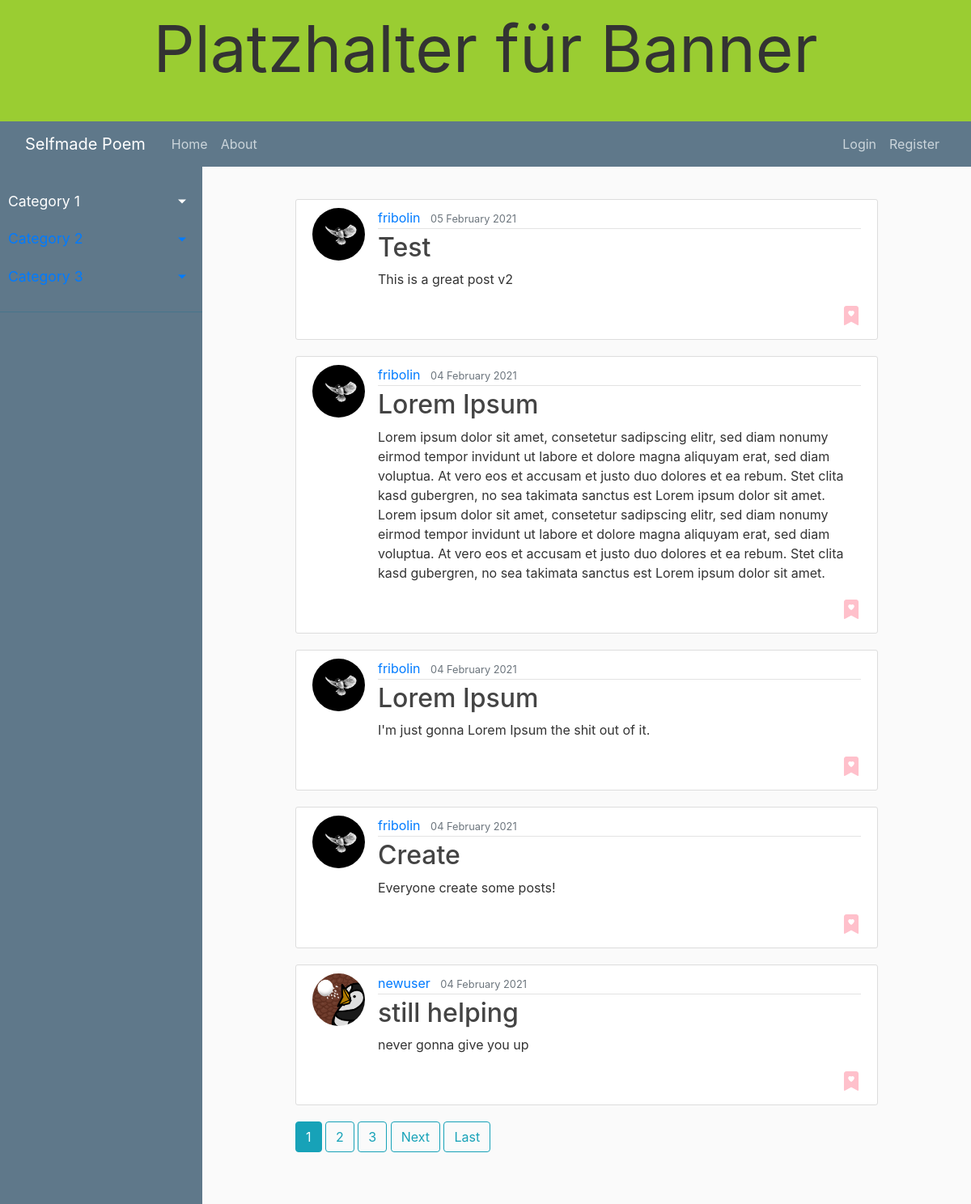
Before: / with the older database file.
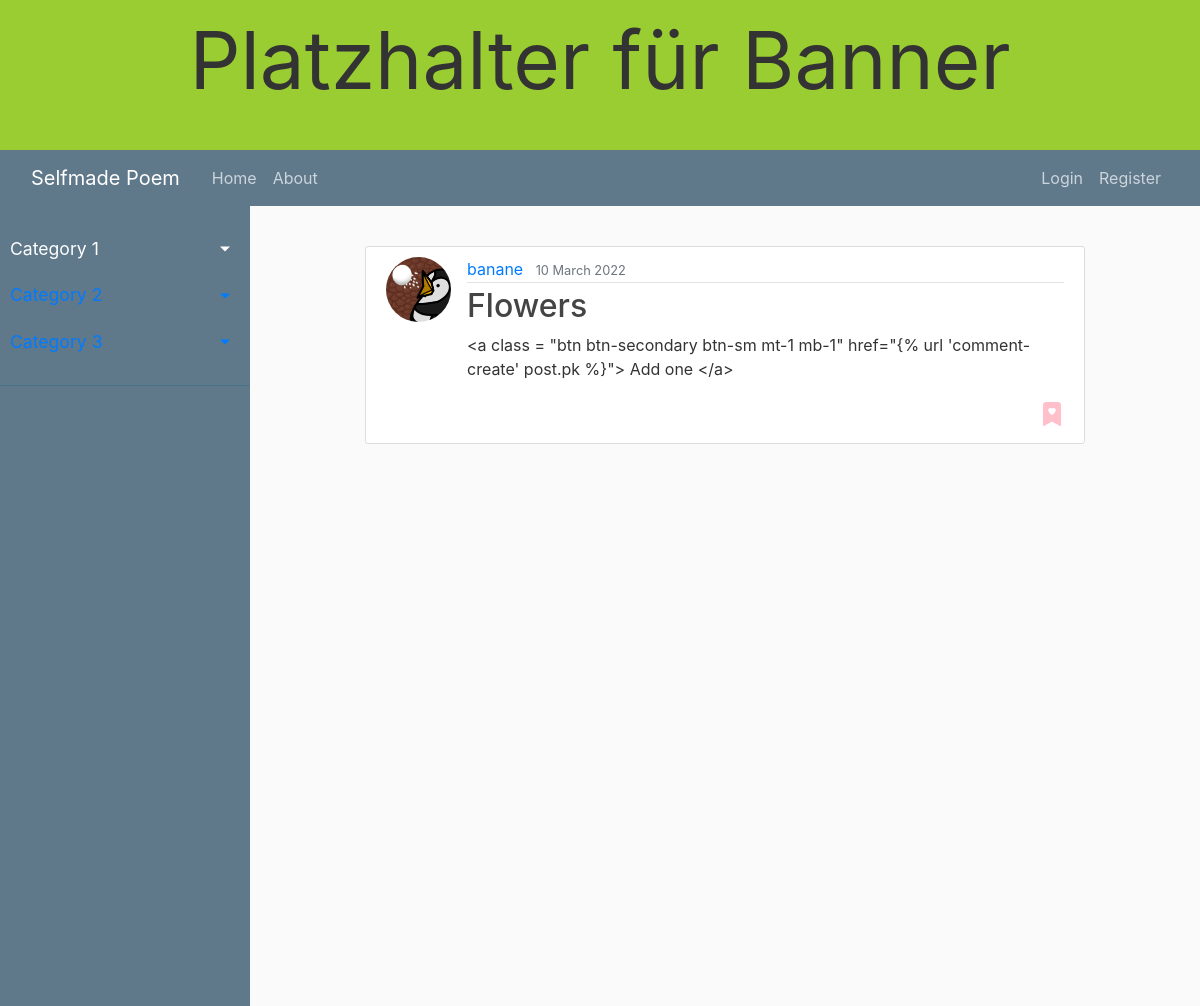
After: the same page with the newer database file.
### blog/models.py (models this page shows, shortened)
class Post(models.Model):
    title = models.CharField(max_length = 100)
    content = models.TextField()
    date_posted = models.DateTimeField(default = timezone.now)
    category = models.CharField(max_length = 30, choices=Category.choices, default="")
    author = models.ForeignKey(User, on_delete=models.CASCADE)
    comments = models.ManyToManyField(Comment)

### users/models.py (models this page shows, shortened)
class Profile(models.Model):
    user = models.OneToOneField(User, on_delete = models.CASCADE)
    image = models.ImageField(default = "default.jpg", upload_to = "profile_pics")
    favorites = models.ManyToManyField(Post)

### blog/views.py (the view)
# urls.py: path('', PostListView.as_view() , name = 'blog-home'),
class PostListView(ListView):
    model = Post
    template_name = "blog/home.html"
    context_object_name = 'posts'
    ordering = ['-date_posted']
    paginate_by = 5

### blog/templates/blog/home.html (shortened to what this page needs)
{% extends 'blog/base.html' %}
{%block content%}
    {% for post in posts %}
        <article class="media content-section">
            <img class = "rounded-circle article-img"  src= "{{post.author.profile.image.url }}">
            <div class="media-body">
                <div class="article-metadata">
                    <a class="mr-2" href="{% url 'user-posts' post.author.username %}">{{ post.author }}</a>
                    <small class="text-muted">{{ post.date_posted|date:"d F Y" }}</small>
                </div>
                <h2><a class="article-title" href="{% url 'post-detail' post.id %}">{{ post.title }}</a></h2>
                <p class="article-content">{{ post.content }}</p>
                <i id="favorite-button" class="bi bi-bookmark-heart-fill float-right"></i>
            </div>
        </article>
    {%endfor%}
    {% if is_paginated %}
        {% for num in page_obj.paginator.page_range %}
            {% if page_obj.number == num %}
                <a class = "btn btn-info mb-4" href = "?page={{num}}">{{ num }}</a>
            {% elif num > page_obj.number|add:'-3' and num < page_obj.number|add:'3' %}
                <a class = "btn btn-outline-info mb-4" href = "?page={{num}}">{{ num }}</a>
            {% endif %}
        {% endfor %}
        {% if page_obj.has_next %}
            <a class = "btn btn-outline-info mb-4" href = "?page={{page_obj.next_page_number}}">Next</a>
            <a class = "btn btn-outline-info mb-4" href = "?page={{page_obj.paginator.num_pages}}">Last</a>
        {% endif %}
    {% endif %}
{%endblock content%}

### blog/templates/blog/base.html (shortened to what this page needs)
{%load static%}
<!DOCTYPE html>
<html>
<head>
     <link rel="stylesheet" href="https://maxcdn.bootstrapcdn.com/bootstrap/4.0.0/css/bootstrap.min.css">
     <link rel="stylesheet" href="https://cdn.jsdelivr.net/npm/bootstrap-icons@1.8.1/font/bootstrap-icons.css">
     <link rel="stylesheet" type="text/css" href="{% static 'blog/main.css' %}">
</head>
<body>
<div class="flex-wrapper-row">
  <header class="site-header">
    <div id="header-banner">
      Platzhalter für Banner
    </div>
    <nav class="navbar navbar-expand-md navbar-dark bg-steel">
      <div class="container-fluid">
        <a class="navbar-brand mr-4" href="{% url 'blog-home' %}">Selfmade Poem</a>
        <div class="collapse navbar-collapse" id="navbarToggle">
          <div class="navbar-nav mr-auto">
            <a class="nav-item nav-link" href="{% url 'blog-home' %}">Home</a>
            <a class="nav-item nav-link" href="{% url 'blog-about' %}">About</a>
          </div>
          <div class="navbar-nav">
            {% if user.is_authenticated %}
            <a class="nav-item nav-link" href="{% url 'post-create' %}">Create Post</a>
            <a class="nav-item nav-link" href="{% url 'profile' %}">Profile</a>
            <a class="nav-item nav-link" href="{% url 'logout' %}">Logout</a>
            {% else %}
              <a class="nav-item nav-link" href="{% url 'login' %}">Login</a>
              <a class="nav-item nav-link" href="{% url 'register' %}">Register</a>
            {% endif %}
          </div>
        </div>
      </div>
    </nav>
  </header>
  <div class="flex-wrapper-column">
    <nav id="sidebar">
      <ul class="list-unstyled components">
        <li class="active">
            <a href="#Submenu1" data-toggle="collapse" aria-expanded="false" class="dropdown-toggle">Category 1</a>
        </li>
        <li>
            <a href="#Submenu2" data-toggle="collapse" aria-expanded="false" class="dropdown-toggle">Category 2</a>
        </li>
        <li>
          <a href="#Submenu3" data-toggle="collapse" aria-expanded="false" class="dropdown-toggle">Category 3</a>
        </li>
      </ul>
    </nav>
    <main role="main" id="main-content" class="container-fluid">
      <div class="row">
        <div class="col-md-12">
          {% block content %}{% endblock %}
        </div>
      </div>
    </main>
  </div>
</div>
</body>
</html>

### blog/static/blog/main.css (style rules this page uses)
body { background: #fafafa; color: #333333; }
.flex-wrapper-row { display: flex; flex-direction: column; }
.site-header { display: flex; flex-direction: column; }
#header-banner { text-align: center; font-size: 80px; height: 150px; background-color: yellowgreen; }
h1, h2, h3, h4, h5, h6 { color: #444444; }
ul { margin: 0; }
.bg-steel { background-color: #5f788a; }
.site-header .navbar-nav .nav-link { color: #cbd5db; }
#main-content { margin: 40px 100px; }
.content-section { background: #ffffff; padding: 10px 20px; border: 1px solid #dddddd; border-radius: 3px; margin-bottom: 20px; }
.article-title { color: #444444; }
.article-content { white-space: pre-line; }
.article-img { height: 65px; width: 65px; margin-right: 16px; }
.article-metadata { padding-bottom: 1px; margin-bottom: 4px; border-bottom: 1px solid #e3e3e3 }
#favorite-button { font-size: 1.5rem; color: pink; }
.flex-wrapper-column { display: flex; width: 100%; align-items: stretch; }
#sidebar { min-width: 250px; max-width: 250px; min-height: 100vh; background: #5f788a; color: #fff; transition: all 0.3s; }
#sidebar ul.components { padding: 20px 0; border-bottom: 1px solid #47748b; }
#sidebar ul li a { padding: 10px; font-size: 1.1em; display: block; }
#sidebar ul li.active > a, a[aria-expanded="true"] { color: #fff; }
a[data-toggle="collapse"] { position: relative; }
.dropdown-toggle::after { display: block; position: absolute; top: 50%; right: 20px; transform: translateY(-50%); }

Changed rows visible on the page:
removed Post: author.profile.image (picture), author "fribolin", date_posted "05 February 2021", title "Test", content "This is a great post v2"
removed Post: author.profile.image (picture), author "fribolin", date_posted "04 February 2021", title "Lorem Ipsum", content "Lorem ipsum dolor sit amet, consetetur sadipscing elitr, sed diam nonumy eirmod tempor invidunt ut labore et dolore magna aliquyam erat, sed diam voluptua. At vero eos et accusam et justo duo dolores et ea rebum. Stet clita kasd gubergren, no sea takimata sanctus est Lorem ipsum dolor sit amet. Lorem ipsum dolor sit amet, consetetur sadipscing elitr, sed diam nonumy eirmod tempor invidunt ut labore et dolore magna aliquyam erat, sed diam voluptua. At vero eos et accusam et justo duo dolores et ea rebum. Stet clita kasd gubergren, no sea takimata sanctus est Lorem ipsum dolor sit amet."
removed Post: author.profile.image (picture), author "fribolin", date_posted "04 February 2021", title "Lorem Ipsum", content "I'm just gonna Lorem Ipsum the shit out of it."
removed Post: author.profile.image (picture), author "fribolin", date_posted "04 February 2021", title "Create", content "Everyone create some posts!"
removed Post: author.profile.image (placeholder picture), author "newuser", date_posted "04 February 2021", title "still helping", content "never gonna give you up"
added Post: author.profile.image (placeholder picture), author "banane", date_posted "10 March 2022", title "Flowers", content "<a class = \"btn btn-secondary btn-sm mt-1 mb-1\" href=\"{% url 'comment-create' post.pk %}\"> Add one </a>"
Other visible differences:
list line gone: "1"
list line gone: "2"
list line gone: "3"
text no longer shown: "Next Last"
